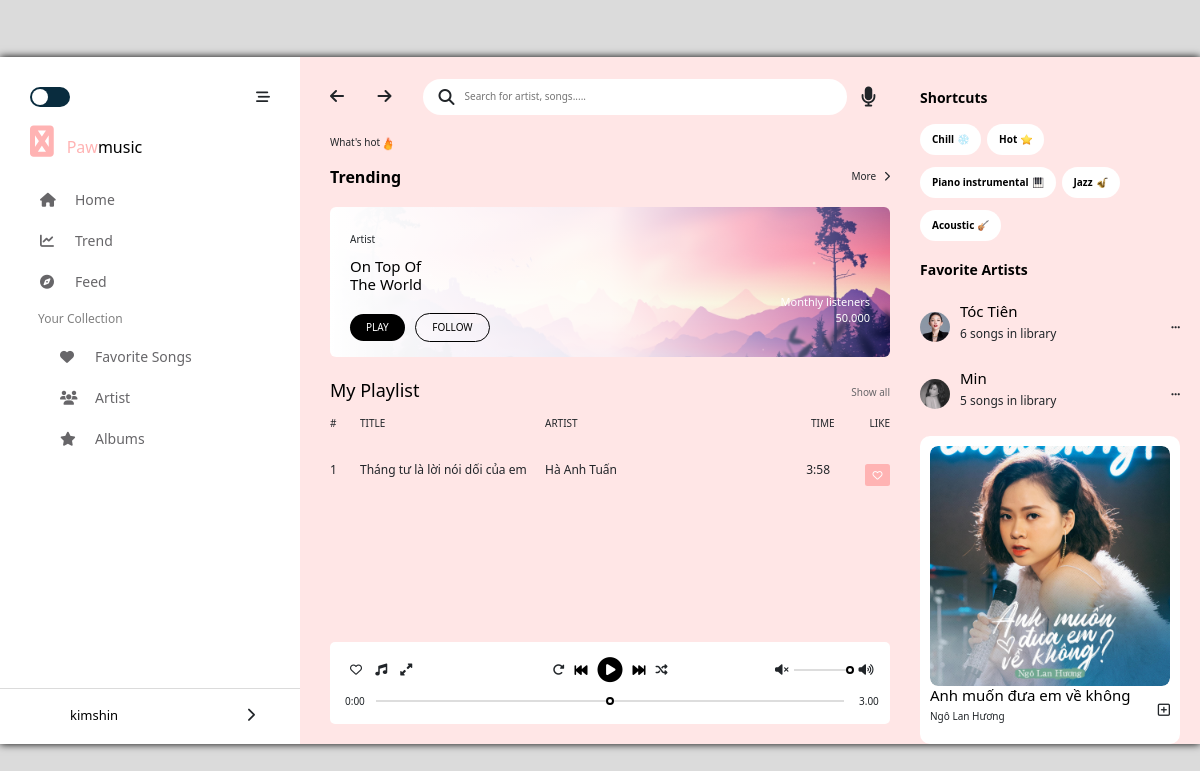
Page /home/ (signed in) on the earlier database version.
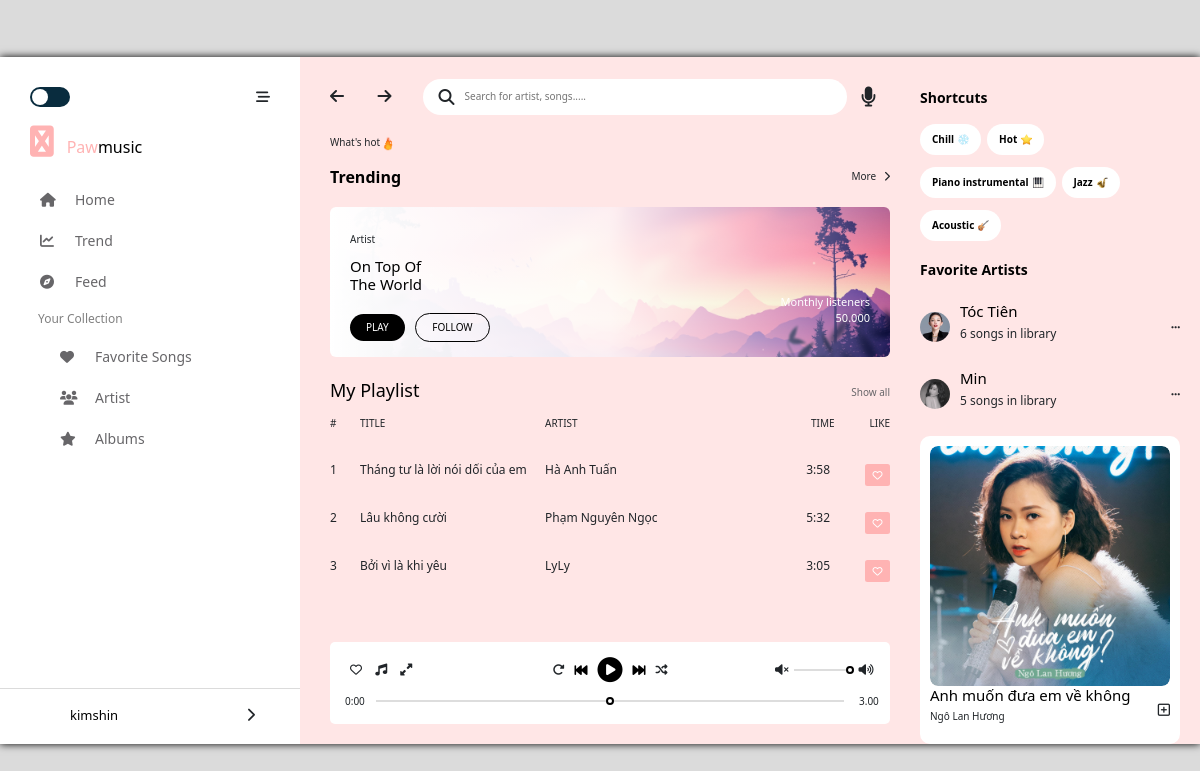
Same page on the later database version.
### songs/models.py (models this page shows)
class Song(models.Model):
    name = models.TextField(max_length=256)
    time = models.TextField(max_length=50)
    linkSave = models.TextField()
    artist = models.ForeignKey(
        Artist,
        on_delete=models.CASCADE,
        blank=False,
        null=True)#1-n

### artists/models.py (models this page shows)
class Artist(models.Model):
    name = models.TextField(max_length=256)
    linkImage = models.TextField()

### authentication/views.py (the view)
# urls.py: path('home/', views.home, name='home'),
def home(request):
    songs = Song.objects.all()
    return render(request, "authentication/index.html",{"firstname": request.session['firstname'],"songs": songs})

### templates/authentication/index.html (shortened to what this page needs)
{% extends './base.html' %}
    {% block content %}
    {% if user.is_authenticated %}
    <div id="main" style="width: 100%;">
        <div id="container" >
            <div id="navbar">
                <div class="navbar-container">
                    <header>
                        <span class="check">
                            <span class="ball"></span>
                        </span>
                        <i class="fas fa-stream js-hide-navbar"></i>
                    </header>
                    <div class="logo">
                        <i class="navbar__logo fab fa-solid fa-paw"></i>
                        <span class="navbar__primary-text">Paw</span><span>music</span>
                    </div>
                    <div class="navbar-content">
                        <nav>
                                <li class="navbar-content__icon">
                                    <a href="#"><i class="fas fa-home"></i>Home</a>
                                </li>
                                <li class="navbar-content__icon">
                                    <a href="/song"><i class="fas fa-chart-line"></i>Trend</a>
                                </li>
                                <li class="navbar-content__icon">
                                    <a href="#"><i class="fas fa-compass"></i>Feed</a>
                                </li>
                        </nav>
                        <nav>
                            <p class=" navbar-content__title">Your Collection</p>
                            <ul>
                                <li class="navbar-content__icon">
                                    <a href="#"><i class="fas fa-heart"></i>Favorite Songs</a>
                                </li>
                                <li class="navbar-content__icon">
                                    <a href="#"><i class="fas fa-users"></i>Artist</a>
                                </li>
                                <li class="navbar-content__icon">
                                    <a href="#"><i class="fas fa-star"></i>Albums</a>
                                </li>
                            </ul>
                        </nav>
                    </div>
                </div>
                <div class="navbar-user">
                    <div class="navbar-user__container">
                        <div class="user-avt">
                        </div>
                        <div class="user-name">{{ firstname }}</div>
                        <div class="user-menulists">
                            <div class="more-info">
                                <i class="fas fa-chevron-right"></i>
                            </div>
                        </div>
                    </div>
                </div>
            </div>
            <div id="main-content" >
                <header>
                    <nav class="main-content__header-nav">
                        <i class="fas fa-arrow-left"></i>
                        <i class="fas fa-arrow-right"></i>
                    </nav>
                    <div class="main-content__search-form">
                        <i class="fas fa-search search-btn"></i>
                        <input type="text" class="search-input" placeholder="Search for artist, songs.....">
                    </div>
                    <div class="main-content__record">
                        <i class="fa fa-microphone record-btn" aria-hidden="true"></i>
                    </div>
                </header>
                {% load static %}
                <p class="main-content__des">What's hot<span><img src="{% static '/img/fire.png' %}" alt="" width="16px" height="17px"></span></p>
                <div class="main-content__trend">
                    <div class="main-content__trend-title">Trending</div>
                    <div class="main-content__trend-more btn-hover">
                        More
                        <span><i class="fas fa-chevron-right"></i></span>
                    </div>
                </div>
                <div class="main-content__banner">
                    <p class="main-content__banner-artist">Artist</p>
                    <h4 class="main-content__banner-des">On Top Of The World</h4>
                    <div class="main-content__banner-btn">
                        <button class="play-btn">PLAY</button>
                        <button class="follow-btn">FOLLOW</button>
                    </div>
                    <span class="main-content__view">Monthly listeners
                        <p>50.000</p>
                    </span>
                </div>
                <div class="my-playlist">
                    <div class="playlist-head">
                        <h4>My Playlist</h4>
                        <a class="btn-hover">Show all</a>
                    </div>
                    <div class="playlist-list">
                        <div class="playlist playlist-list__title">
                            <p class="playlist__number">#</p>
                            <p class="playlist__title">TITLE</p>
                            <p class="playlist__artist">ARTIST</p>
                            <p class="playlist__time">TIME</p>
                            <p class="">LIKE</p>
                        </div>
                        {% for song in songs %}
                            <div class="playlist playlist--hover">
                                <p class="playlist__number">{{song.id}}</p>
                                <p class="playlist__title">{{song.name}}</p>
                                <p class="playlist__artist">{{song.artist.name}}</p>
                                <p class="playlist__time">{{song.time}}</p>
                                <a class="btn btn-dark" id="{{song.id}}" style="background-color: rgb(255, 179, 179) !important; border: 0px;" onclick="FS({{song.id}})"><i class="far fa-heart fs"></i></a>
                            </div>
                        {% endfor %}
                    </div>
                </div>
                <div class="play-song">
                    <div class="play-control">
                        <div class="play-control__act">
                            <i class="far fa-heart" ></i>
                            <i class="fas fa-music"></i>
                            <i class="fas fa-expand-alt"></i>
                        </div>
                        <div class="play-control__main">
                            <i class="fas fa-redo-alt play-repeat"></i>
                            <i class="fas fa-fast-backward play-backward main-icon"></i>
                            <span class="play-inner">
                                <i class="fas fa-play-circle play-icon main-icon main-icon--big"></i>
                            </span>
                            <i class="fas fa-fast-forward play-forward main-icon"></i>
                            <i class="fas fa-random shuffle-song"></i>
                        </div>
                        <div class="play-control__volume">
                            <i class="fas fa-volume-mute"></i>
                            <input type="range" id="volume" class="volume" value ="1" min = "0" max="1" step="0.1">
                            <i class="fas fa-volume-up"></i>
                        </div>
                    </div>
                    <div class="play-seekbar">
                        <div class="timer__left">0:00</div>
                        <input type="range" name="range" id="range" class="range" />
                        {% load static %}
                        <div class="timer__right">3.00</div>
                    </div>
                </div>
            </div>
            <div id="sidebar">
                <div class="sidebar__shortcuts">
                    <p class="sidebar__shortcuts-title">Shortcuts
                    </p>
                    <div class="sidebar__shortcuts-items">
                        <span class="sidebar__shortcuts-item">Chill
                            {% load static %}
                            <img src="{% static '/img/snow.png' %}" alt="">
                        </span>
                        <span class="sidebar__shortcuts-item">Hot
                            {% load static %}
                            <img src="{% static '/img/star.png' %}" alt="">
                        </span>
                        <span class="sidebar__shortcuts-item">Piano instrumental
                            {% load static %}
                            <img src="{% static '/img/piano.png' %}" alt="">
                        </span>
                        <span class="sidebar__shortcuts-item">Jazz
                            {% load static %}
                            <img src="{% static '/img/jazz.png' %}" alt="">
                        </span>
                        <span class="sidebar__shortcuts-item">Acoustic
                            {% load static %}
                            <img src="{% static '/img/ghitar.png' %}" alt="">
                        </span>
                    </div>
                </div>
                <div class="sidebar__favorite">
                    <p class="sidebar__favorite-title">Favorite Artists</p>
                    <div class="sidebar__favorite-list">
                        <div class="artist-info__avt">
                            {% load static %}
                            <img src="{% static '/img/tt.jpg' %}" alt="">
                        </div>
                        <div class="artist-info">
                            <h4 class="artist-info__name">Tóc Tiên</h4>
                            <p class="artist-info__song">6 songs in library</p>
                        </div>
                        <i class="fas fa-ellipsis-h"></i>
                    </div>
                    <div class="sidebar__favorite-list">
                        <div class="artist-info__avt">
                            {% load static %}
                            <img src="{% static '/img/min.jpg' %}" alt="">
                        </div>
                        <div class="artist-info">
                            <h4 class="artist-info__name">Min</h4>
                            <p class="artist-info__song">5 songs in library</p>
                        </div>
                        <i class="fas fa-ellipsis-h"></i>
                    </div>
                </div>
                <div class="sidebar__suggest-album">
                    <div class="suggest-album">
                        <div class="suggest-album__img-container">
                            {% load static %}
                            <img src="{% static '/img/nlh.jpg' %}" alt="">
                        </div>
                        <div class="suggest-album__content">
                            <div class="suggest-album__info">
                                <h4>Anh muốn đưa em về không</h4>
                                <p>Ngô Lan Hương</p>
                            </div>
                            <i class="far fa-plus-square"></i>
                        </div>
                    </div>
                </div>
            </div>
        </div>
    </div>
    {% else %}
    <h3>Welcome!</h3>
    <a href="/signup" class="btn btn-success" role="button">Sign up</a>
    <a href="/signin" class="btn btn-primary" role="button">Sign in</a>
    {% endif %}
    {% endblock %}

### templates/authentication/base.html (shortened to what this page needs)
<!DOCTYPE html>
<html lang="en">
  <head>
    <link
      href="https://cdn.jsdelivr.net/npm/bootstrap@5.1.3/dist/css/bootstrap.min.css"
      rel="stylesheet"
    />
    <link rel="stylesheet" href="https://cdnjs.cloudflare.com/ajax/libs/font-awesome/5.15.1/css/all.min.css">
    <link rel="stylesheet" href="https://cdnjs.cloudflare.com/ajax/libs/font-awesome/6.1.1/css/all.min.css" />
    {% load static %}
    <link rel="stylesheet"  href="{%  static  'css/style.css'  %}" type="text/css">
    {% load static %}
    <link rel="stylesheet"  href="{%  static  'css/responsive.css'  %}" type="text/css">
    <link
      rel="stylesheet"
      href="https://unpkg.com/swiper/swiper-bundle.min.css"
    />
  </head>
  <body onload="play()">
    <div class="">
      {% block content %} replace me {% endblock %}
    </div>
  </body>
</html>

Differences in the rows shown:
added Song: id "2", name "Lâu không cười", artist.name "Phạm Nguyên Ngọc", time "5:32"
added Song: id "3", name "Bởi vì là khi yêu", artist.name "LyLy", time "3:05"
